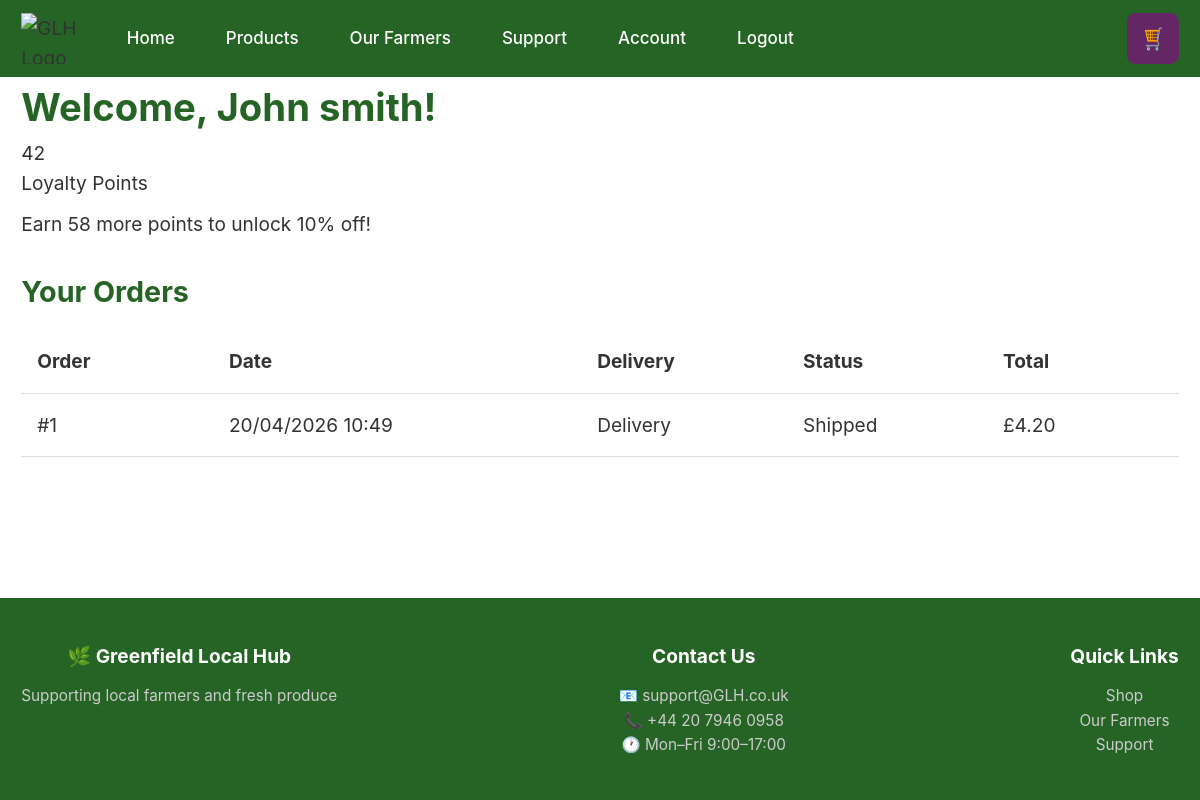
The page /account.php (signed in) on the database its author committed.
### tables this page shows
CREATE TABLE `customer` (
  `CustomerID` int(11) NOT NULL,
  `Name` varchar(100) NOT NULL,
  `Email` varchar(255) NOT NULL,
  `Password` varchar(255) NOT NULL,
  `Address` varchar(255) DEFAULT NULL,
  `Phone` varchar(30) DEFAULT NULL,
  `Role` enum('customer','producer') DEFAULT 'customer',
  `LoyaltyPoints` int(11) DEFAULT 0,
  `CreatedAt` datetime DEFAULT current_timestamp()
);

CREATE TABLE `order` (
  `OrderID` int(11) NOT NULL,
  `CustomerID` int(11) DEFAULT NULL,
  `OrderDate` datetime DEFAULT current_timestamp(),
  `DeliveryType` enum('Collection','Delivery') NOT NULL,
  `OrderStatus` enum('Pending','Confirmed','Shipped','Completed','Cancelled') DEFAULT 'Pending',
  `TotalPrice` decimal(10,2) NOT NULL
);

### account.php (the view, shortened to what this page needs)
<?php
require_once 'config/db.php';
include 'includes/header.php';
$userId = $_SESSION['user_id'];
$stmt = $pdo->prepare("SELECT * FROM Customer WHERE CustomerID = ?");
$stmt->execute([$userId]);
$user = $stmt->fetch();
$stmt = $pdo->prepare("SELECT o.*, c.Name as CustomerName FROM `Order` o JOIN Customer c ON o.CustomerID = c.CustomerID WHERE o.CustomerID = ? ORDER BY OrderDate DESC");
$stmt->execute([$userId]);
$orders = $stmt->fetchAll();
?>
<main>
    <div class="container account-section">
        <h1 style="color: #266426;">Welcome, <?php echo htmlspecialchars($user['Name']); ?>!</h1>
        <div class="loyalty-display">
            <p class="points"><?php echo $user['LoyaltyPoints']; ?></p>
            <p class="points-label">Loyalty Points</p>
            <?php if ($user['LoyaltyPoints'] >= 100): ?>
                <p style="color: #266426; font-weight: bold; margin-top: 10px;">🎉 You can use your points for 10% off!</p>
            <?php else: ?>
                <p style="margin-top: 10px;">Earn <?php echo 100 - $user['LoyaltyPoints']; ?> more points to unlock 10% off!</p>
            <?php endif; ?>
        </div>
        <h2 style="margin: 30px 0 15px; color: #266426;">Your Orders</h2>
        <?php if (empty($orders)): ?>
            <p>You have no orders yet. <a href="/GLH/products.php" style="color: #642664;">Start shopping</a></p>
        <?php else: ?>
            <table class="trolley-table">
                <thead>
                    <tr>
                        <th>Order</th>
                        <th>Date</th>
                        <th>Delivery</th>
                        <th>Status</th>
                        <th>Total</th>
                    </tr>
                </thead>
                <tbody>
                    <?php foreach ($orders as $order): ?>
                        <tr>
                            <td>#<?php echo $order['OrderID']; ?></td>
                            <td><?php echo date('d/m/Y H:i', strtotime($order['OrderDate'])); ?></td>
                            <td><?php echo $order['DeliveryType']; ?></td>
                            <td><?php echo $order['OrderStatus']; ?></td>
                            <td>£<?php echo number_format($order['TotalPrice'], 2); ?></td>
                        </tr>
                    <?php endforeach; ?>
                </tbody>
            </table>
        <?php endif; ?>
    </div>
</main>
<?php include 'includes/footer.php'; ?>

### css/style.css (style rules this page uses)
*, *::before, *::after { -webkit-tap-highlight-color: transparent; -webkit-overflow-scrolling: touch; }
html { -webkit-text-size-adjust: 100%; text-size-adjust: 100%; font-size: 16px; line-height: 1.5; }
body { font-family: -apple-system, BlinkMacSystemFont, 'Roboto', 'Open Sans', 'Segoe UI', system-ui, sans-serif; font-size: 0.95rem; line-height: 1.6; color: #333; background-color: #ffffff; margin: 0; padding: 0; min-height: 100vh; display: flex; flex-direction: column; overflow-x: hidden; }
* { margin: 0; padding: 0; box-sizing: border-box; }
main { flex: 1; }
.container { width: 100%; max-width: none; margin: 0 auto; padding: 0 1rem; }
.trolley-table, .stock-table { width: 100%; border-collapse: collapse; }
@media (min-width: 769px) { .trolley-table th, .trolley-table td, .stock-table th, .stock-table td { padding: 0.75rem; text-align: left; border-bottom: 1px solid #ddd; min-width: 6rem; } }
@media (min-width: 481px) { html { font-size: 17px; } }
@media (min-width: 481px) { .container { padding: 0 1.25rem; } }
@media (min-width: 769px) { body { font-size: 1.125rem; } }
@media (min-width: 769px) { .container { max-width: 1200px; padding: 0 1.25rem; } }
@media (min-width: 769px) { .trolley-table th, .trolley-table td { padding: 0.9375rem; } }

### rows shown on the page
customer: Name "John smith", LoyaltyPoints "42", 100-$user['LoyaltyPoints'] "58"
order: OrderID "1", OrderDate "20/04/2026 10:49", DeliveryType "Delivery", OrderStatus "Shipped", TotalPrice "4.20"
